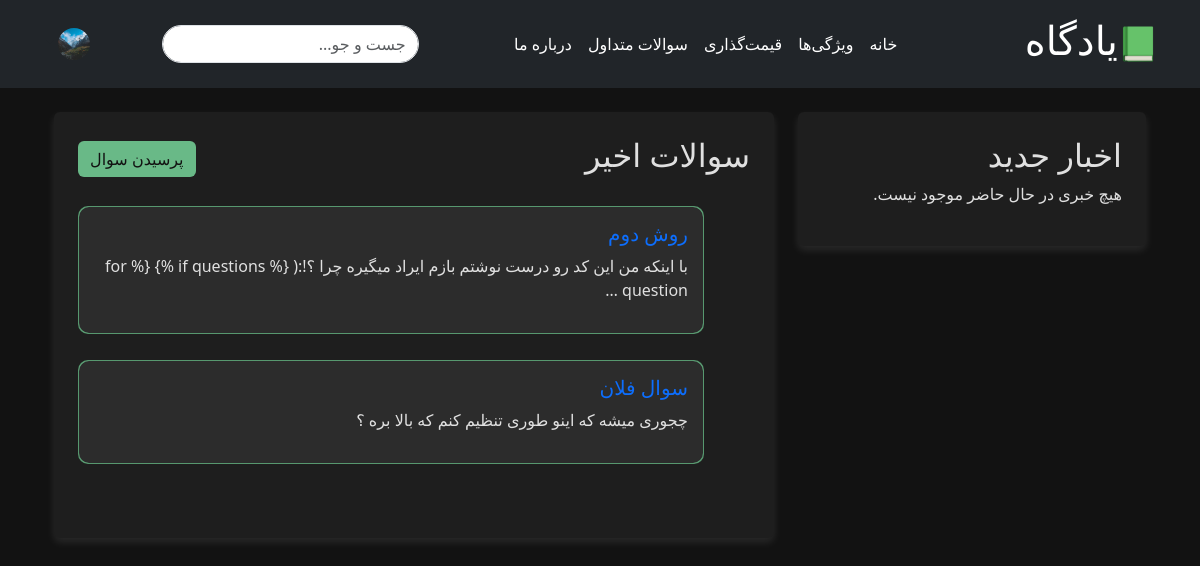
Page / (signed in) on the earlier database version.
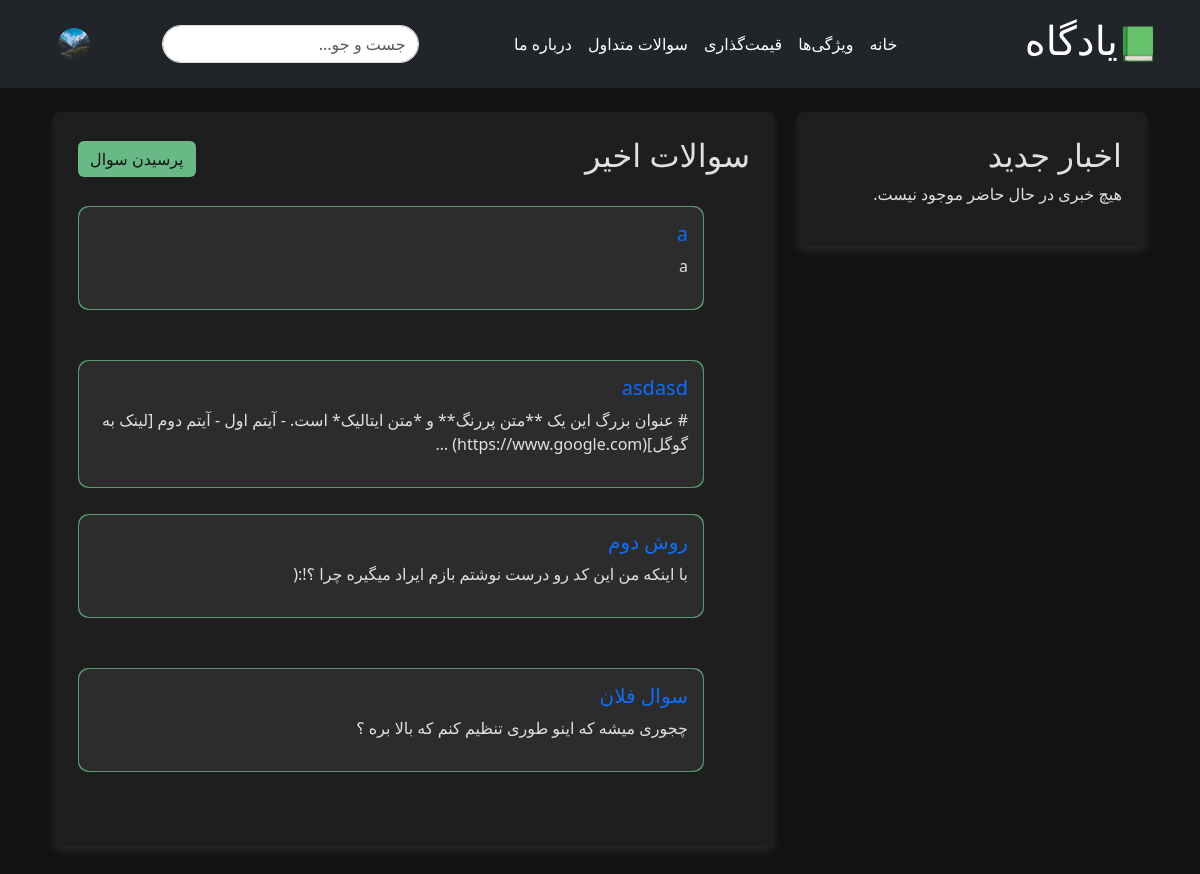
Same page on the later database version.
### home/models.py (models this page shows, shortened)
class UserProfile(models.Model):
    user = models.OneToOneField(User, on_delete=models.CASCADE)
    first_name = models.CharField(max_length=30, blank=True)
    last_name = models.CharField(max_length=30, blank=True)
    avatar = models.ImageField(upload_to="avatars/", blank=True, null=True)

class Question(models.Model):
    title = models.CharField(max_length=255)
    content = models.TextField()
    created_at = models.DateTimeField(auto_now_add=True)
    user = models.ForeignKey(User, on_delete=models.SET_NULL, null=True, blank=True)
    likes_count = models.ManyToManyField(
        User, related_name="liked_questions", blank=True
    )
    dislikes_count = models.ManyToManyField(
        User, related_name="disliked_questions", blank=True
    )
    labels = models.ManyToManyField(Label, related_name="questions", blank=True)  # Many-to-many relationship with labels

### home/views.py (the view)
# urls.py: path("", home_view, name="index"),  # Home page
def home_view(request):
    questions = Question.objects.prefetch_related('labels').all().order_by("-created_at")[:5]
    news_items = News.objects.filter(is_active=True).order_by("-published_at")[:5]
    print(questions[0].labels.all())  # چاپ لیبل‌های سوال اول
    return render(
        request, "index.html", {
            "questions": questions,
            "news_items": news_items
        }
    )

### home/templatetags/custom_filters.py (called while the page is built)
@register.filter
def jalali_date(value):
    if value:
        return jdatetime.date.fromgregorian(date=value).strftime("%d %B")
    return value

### home/templates/index.html (shortened to what this page needs)
{% extends 'base.html' %}
{% block content %}
{% load custom_filters %}
<div class="container my-4">
    <div class="row">
        <div class="col-md-4 mb-4">
            <div class="news-section shadow-box p-4 rounded">
                <h2>اخبار جدید</h2>
                {% if news_items %}
                    {% for news in news_items %}
                        <div class="card mb-3">
                            <div class="card-body">
                                <h5 class="card-title">{{ news.title }}</h5>
                                <p class="card-text">{{ news.content|truncatewords:20 }}</p>
                                <p class="text-muted small">تاریخ انتشار: {{ news.published_at|jalali_date }}</p>
                            </div>
                        </div>
                    {% endfor %}
                {% else %}
                    <p>هیچ خبری در حال حاضر موجود نیست.</p>
                {% endif %}
            </div>
        </div>
        <div class="col-md-8">
            <div class="main-content shadow-box p-4 rounded">
                <div class="d-flex justify-content-between align-items-center mb-4">
                    <h2>سوالات اخیر</h2>
                    {% if user.is_authenticated %}
                        <a href="{% url 'ask_question' %}" class="btn btn-primary">پرسیدن سوال</a>
                    {% else %}
                        <p>برای پرسیدن سوال، لطفاً <a href="{% url 'login' %}">وارد حساب کاربری خود شوید</a>.</p>
                    {% endif %}
                </div>
                <div id="recent-questions">
                    {% if questions %}
                        {% for question in questions %}
                            <div class="d-flex mb-4 align-items-start">
                                <div class="d-flex align-items-center me-3">
                                    <div class="date-box">
                                    </div>
                                </div>
                                <div class="card flex-grow-1">
                                    <div class="card-body">
                                        <h5 class="card-title">
                                            <a href="{% url 'question_detail' question.id %}" class="text-decoration-none text-primary">{{ question.title }}</a>
                                        </h5>
                                        <p class="card-text">{{ question.content|striptags|truncatewords:20 }}</p>
                                    </div>
                                </div>
                            </div>
                        {% endfor %}
                    {% else %}
                        <p>هیچ سوالی ارسال نشده است.</p>
                    {% endif %}
                </div>
            </div>
        </div>
    </div>
</div>
{% endblock %}

### home/templates/base.html (shortened to what this page needs)
<!DOCTYPE html>
<html lang="fa">
<head>
    {% load static %}
    {% load bootstrap5 %}
    {% bootstrap_css %}
</head>
<body dir="rtl">
    <header class="p-3 bg-dark text-white">
        <div class="container">
            <div class="d-flex flex-wrap align-items-center justify-content-between">
                <a href="/" class="d-flex align-items-center mb-2 mb-lg-0 text-white text-decoration-none">
                    <img src="{% static 'favicon.ico' %}" alt="یادگاه لوگو" width="40" height="40">
                    <h1 class="ms-2">یادگاه</h1>
                </a>
                <ul class="nav col-12 col-lg-auto mb-2 mb-lg-0 justify-content-center">
                    <li><a href="#" class="nav-link px-2 text-white">خانه</a></li>
                    <li><a href="#" class="nav-link px-2 text-white">ویژگی‌ها</a></li>
                    <li><a href="#" class="nav-link px-2 text-white">قیمت‌گذاری</a></li>
                    <li><a href="#" class="nav-link px-2 text-white">سوالات متداول</a></li>
                    <li><a href="#" class="nav-link px-2 text-white">درباره ما</a></li>
                </ul>
                <form class="col-12 col-lg-auto mb-3 mb-lg-0 me-lg-3">
                    <input type="search" class="form-control form-control-dark" placeholder="جست و جو..." aria-label="جست و جو">
                </form>
                <div class="text-end">
                    {% if user.is_authenticated %}
                        <a href="#" class="d-block link-dark text-decoration-none dropdown-toggle" id="dropdownUser1" data-bs-toggle="dropdown" aria-expanded="false">
                            {% if user.userprofile.avatar %}
                                <img src="{{ user.userprofile.avatar.url }}" alt="{{ user.username }}'s avatar" width="32" height="32" class="rounded-circle">
                            {% else %}
                                <img src="{% static 'profile_picture.jpg' %}" alt="default avatar" width="32" height="32" class="rounded-circle">
                            {% endif %}
                        </a>
                    {% else %}
                        <a href="{% url 'login' %}" class="btn btn-outline-light me-2">ورود</a>
                        <a href="{% url 'signup' %}" class="btn btn-warning">ثبت‌نام</a>
                    {% endif %}
                </div>
            </div>
        </div>
    </header>
    <div class="container my-4">
        {% block content %}
        {% endblock %}
    </div>
</body>
</html>

### home/templates/base.html (style rules this page uses)
.form-control { border-radius: 23.3rem; }

### home/templates/index.html (style rules this page uses)
body { background-color: #121212; color: #e0e0e0; }
a { color: #bb86fc; text-decoration: none; }
.shadow-box { box-shadow: 0px 4px 8px rgba(255, 255, 255, 0.1); }
.rounded { border-radius: 10px; }
.news-section, .main-content { background-color: #1e1e1e; margin-bottom: 20px; color: #e0e0e0; }
.card-body { background-color: #2c2c2c; color: #e0e0e0; border-radius: 10px; padding: 15px; }
.date-box { width: 45px; height: 130px; display: flex; align-items: center; justify-content: center; font-size: 12px; color: #bbbbbb; text-align: center; margin-right: -25px; }
.btn-primary { background-color: #69b987; border: none; color: #121212; }
.card { background-color: #69b987; border-radius: 10px; }
.d-flex.mb-4.align-items-start { gap: 10px; }

Differences in the rows shown:
added Question: title "a", content "a"
added Question: title "asdasd", content "# عنوان بزرگ این یک **متن پررنگ** و *متن ایتالیک* است. - آیتم اول - آیتم دوم [لینک به گوگل](https://www.google.com) …"
changed Question "روش دوم": content "با اینکه من این کد رو درست نوشتم بازم ایراد میگیره چرا ؟!‌:( {% if questions %} {% for question …" → "با اینکه من این کد رو درست نوشتم بازم ایراد میگیره چرا ؟!‌:("
